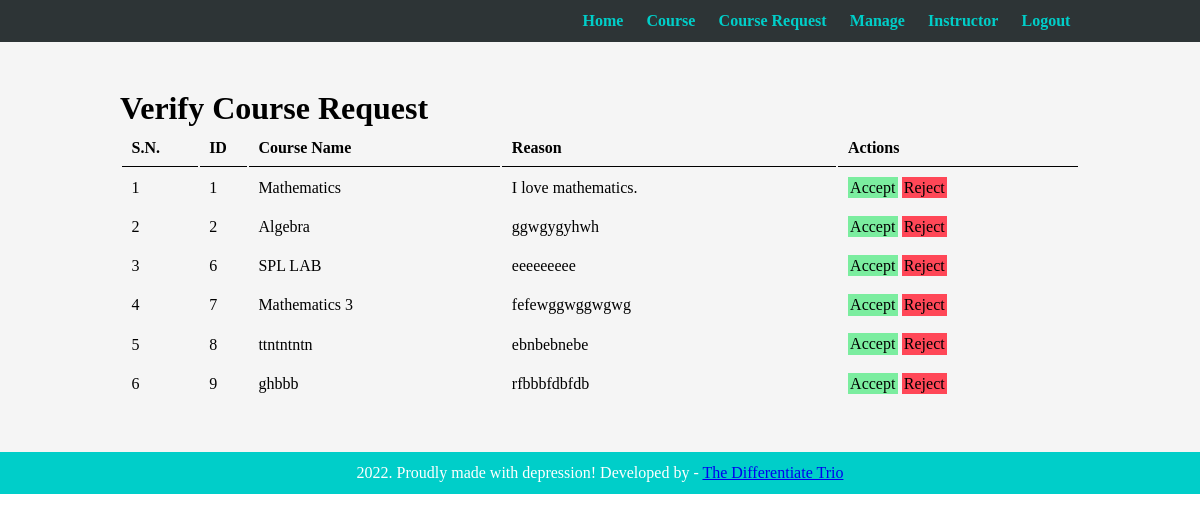
Page /admin/verification_course_req.php (signed in) on the committed database.
### tables this page shows
CREATE TABLE `request_course` (
  `course_name` varchar(200) NOT NULL,
  `id` int(11) NOT NULL,
  `description` varchar(500) NOT NULL,
  `current_status` int(1) NOT NULL
);

### admin/verification_course_req.php (the view, shortened to what this page needs)
<?php  include('partials/menu.php'); ?>
        <div class="content">
        <div class="wrapper">
              <h1>Verify Course Request</h1>
              <table class="table">
                  <tr>
                        <th>S.N.</th>
                        <th>ID</th>
                        <th>Course Name</th>
                        <th>Reason</th>
                        <th>Actions</th>
                  </tr>
                  <?php
                        $sql = "SELECT * FROM request_course where current_status =0";
                        $res = mysqli_query($conn, $sql) or die(mysqli_error());
                        if($res==TRUE)
                        {
                              $count= mysqli_num_rows($res);
                              $serial_number=1;
                              if($count>0)
                              {
                                    while($rows=mysqli_fetch_assoc($res))
                                    {
                                          $id=$rows['id'];
                                          $course_name=$rows['course_name'];
                                          $reason=$rows['description'];
                                                ?>
                                                      <tr>
                                                      <td><?php echo $serial_number++ ; ?></td>
                                                      <td><?php echo $id ; ?></td>
                                                      <td><?php echo $course_name ; ?></td>
                                                      <td><?php echo $reason ; ?></td>
                                                      <td>
                                                      <a href="<?php echo SITEURL; ?>admin/accept.php?id=<?php echo $id; ?>" class="btn-secondary">Accept</a>
                                                      <a href="<?php echo SITEURL; ?>admin/reject.php?id=<?php echo $id; ?>" class="btn-danger">Reject</a>
                                                      </td>
                                                      </tr>
                                                <?php
                                           }
                                    }
                              }
                              else
                              {
                              }
                  ?>
            </table>
        </div>
        </div>
        <?php include('partials/footer.php'); ?>

### css/admin.css (style rules this page uses)
* { margin: 0; padding: 0; font-size: 'Poppins', sans-serif; }
.wrapper { padding: 1%; width: 80%; margin: 0 auto; }
.table { width: 100%; }
.table tr th { border-bottom: 1px solid black; padding: 1%; text-align: left; }
.table tr td { padding: 1%; }
.btn-secondary { background-color: #7bed9f; padding: 1%; text-decoration: none; color: black; }
.btn-danger { background-color: #ff4757; padding: 1%; text-decoration: none; color: black; }
.content { background-color: whitesmoke; padding: 3% 0; }

### rows in the picture
request_course: id "1", course_name "Mathematics", description "I love mathematics."
request_course: id "2", course_name "Algebra", description "ggwgygyhwh"
request_course: id "6", course_name "SPL LAB", description "eeeeeeeee"
request_course: id "7", course_name "Mathematics 3", description "fefewggwggwgwg"
request_course: id "8", course_name "ttntntntn", description "ebnbebnebe"
request_course: id "9", course_name "ghbbb", description "rfbbbfdbfdb"
